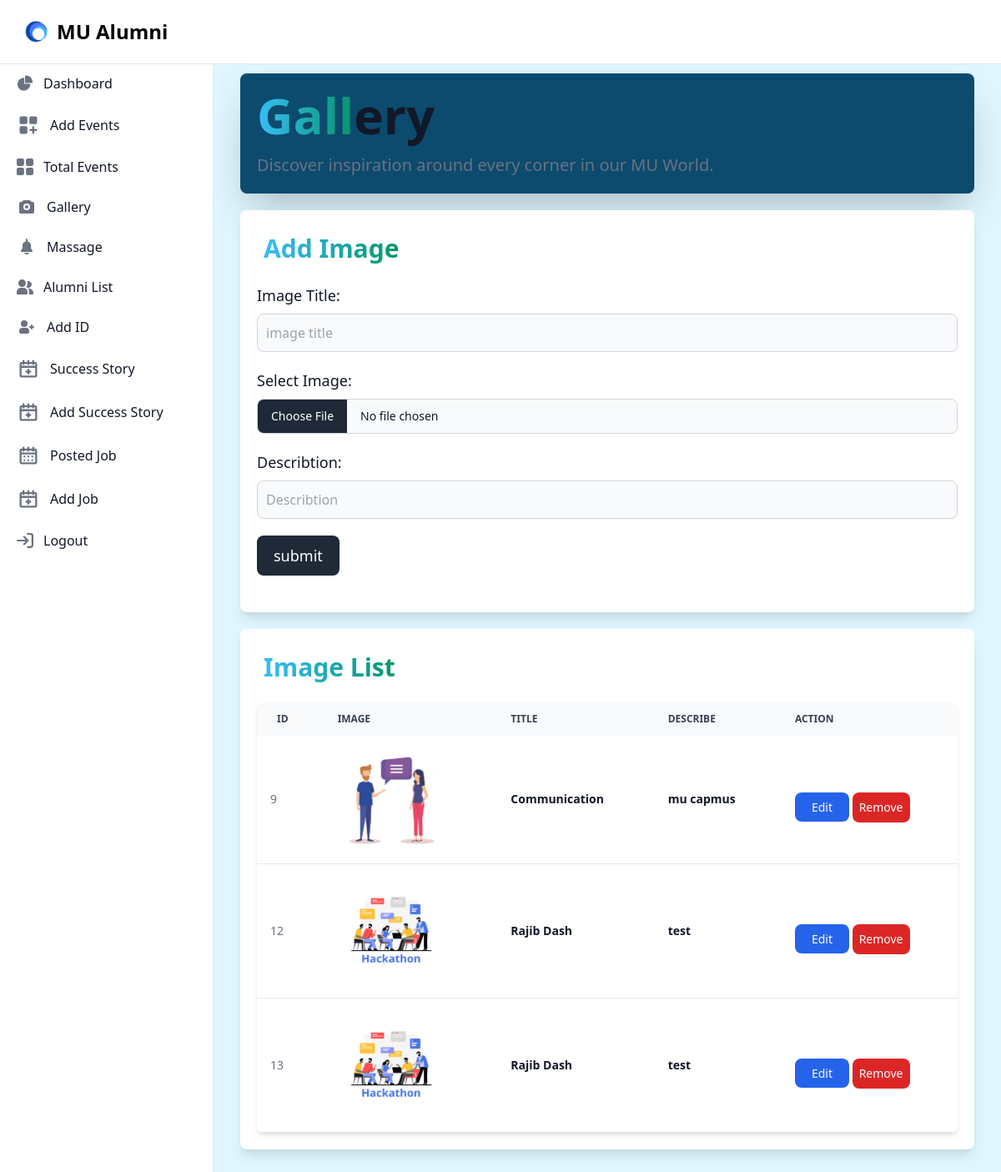
Screenshot of /Admin/gallery.php with the database file from the repository.
### tables this page shows
CREATE TABLE `gallery` (
  `id` int(11) NOT NULL,
  `photo` varchar(255) NOT NULL,
  `title` varchar(255) NOT NULL,
  `des` text NOT NULL
);

### Admin/gallery.php (the view, shortened to what this page needs)
<link rel="stylesheet" href="../css/style.css">
<script src="https://cdn.tailwindcss.com"></script>
    <link rel="stylesheet" href="https://cdnjs.cloudflare.com/ajax/libs/flowbite/2.3.0/flowbite.css" />
<div class="admin">
<?php
require_once("navigation.php");
?>
<?php
require_once("aside.php");
?>
<div class="p-4 sm:ml-64 bg-[#DFF6FF]">
   <div class="p-4  border-gray-200 rounded-lg dark:border-gray-700 mt-14">
     <div class="gallery">
               <div class="title bg-sky-900 mb-5 p-5 rounded-lg shadow-2xl">
                  <h1 class="mb-4 text-3xl font-extrabold text-gray-900 dark:text-white md:text-5xl lg:text-6xl"><span class="text-transparent bg-clip-text bg-gradient-to-r to-emerald-600 from-sky-400">Gall</span>ery</h1>
                  <p class="text-lg font-normal text-gray-500 lg:text-xl dark:text-gray-400">Discover inspiration around every corner in our MU World.</p>
               </div>
        <div class="add-photo">
            <div class="form-section bg-white p-5 mb-5 shadow-lg rounded-lg">
            <h1 class="mb-4 p-2 text-2xl font-extrabold text-gray-900 dark:text-white md:text-3xl lg:text-3xl"><span class="text-transparent bg-clip-text bg-gradient-to-r to-emerald-600 from-sky-400">Add Image</span></h1>
                  <?php
                     require("../config/configer.php");
                     ?>
               <form class="mx-auto flex  flex-wrap" action="gallery.php" method="POST" enctype="multipart/form-data">
                        <label for="title" class="block mb-2 text-lg font-medium text-gray-900 dark:text-black">Image Title: </label>
                        <input type="text" id="title" name="title"  class="rounded-lg bg-gray-50 border border-gray-300 text-gray-900 w-full focus:ring-blue-500 p-2.5" placeholder="image title" requied>
                        <label for="photo" class="block mb-2 mt-5 text-lg font-medium text-gray-900 dark:text-black">Select Image: </label>
                        <input class="block w-full  bg-gray-50 text-sm text-gray-900 border border-gray-300 rounded-lg  cursor-pointer dark:text-gray-400 focus:outline-none " aria-describedby="user_avatar_help" name="image" id="user_avatar" type="file" required>
                        <label for="des" class="block mb-2 mt-5 text-lg font-medium text-gray-900 dark:text-black">Describtion: </label>
                        <input type="text" id="des" name="des"  class="rounded-lg bg-gray-50 border border-gray-300 text-gray-900 w-full focus:ring-blue-500 p-2.5" placeholder="Describtion " required>
                        <input type="submit" value="submit" name="submit" class="mt-5 text-white bg-gray-800 hover:bg-gray-900 focus:outline-none focus:ring-4 focus:ring-gray-300 font-medium rounded-lg text-lg px-5 py-2.5 me-2 mb-2 dark:bg-gray-800 dark:hover:bg-gray-700 dark:focus:ring-gray-700 dark:border-gray-700"></input>
                     </form>
               </div>
               <div class="show-date-section bg-white p-5 rounded-lg shadow-lg">
               <div class="heading">
                  <h1 class="mb-4 p-2 text-2xl font-extrabold text-gray-900 dark:text-white md:text-3xl lg:text-3xl"><span class="text-transparent bg-clip-text bg-gradient-to-r to-emerald-600 from-sky-400">Image List</span></h1>
             </div>
                <div class="relative overflow-x-auto shadow-md sm:rounded-lg">
                   <table class="w-full text-sm text-left rtl:text-right text-gray-500 dark:text-gray-400">
                       <thead class="text-xs text-gray-700 uppercase bg-gray-50 dark:bg-gray-700 dark:text-gray-400">
                    <tr>
                              <th scope="col" class="px-6 py-3">
                                 Id
                              </th>
                              <th scope="col" class="px-6 py-3">
                                 Image
                              </th>
                              <th scope="col" class="px-6 py-3">
                                 Title
                              </th>
                              <th scope="col" class="px-6 py-3">
                                 Describe
                              </th>
                              <th scope="col" class="px-6 py-3">
                           Action
                        </th>
                     </tr>
        </thead>
        <tbody>
          <?php
             $readData = "SELECT * FROM `gallery`";
             $query=mysqli_query($connect,$readData);
             while($data = mysqli_fetch_assoc($query)){
               $id=$data['id'];
               $title=$data['title'];
               $photo=$data['photo'];
               $des=$data['des'];
               ?>
                <tr class="bg-white border-b dark:bg-gray-800 dark:border-gray-700 hover:bg-gray-50 dark:hover:bg-gray-600">
                <td class="p-4">
                    <h2><?php echo $id ?></h2>
                </td>
                <td class="px-6 py-4 font-semibold text-gray-900 dark:text-white">
                <img src="<?php echo "../image/".$photo ?>" class="w-16 md:w-32 max-w-full max-h-full" alt="not found">
                </td>
                <td class="px-6 py-4 font-semibold text-gray-900 dark:text-white">
                     <h1 ><?php echo $title ?></h1>
                </td>
                <td class="px-6 py-4 font-semibold text-gray-900 dark:text-white">
                   <p><?php echo $des ?></p>
                </td>
                <td class="px-6 py-4 ">
                    <a href="#" class=" font-medium bg-blue-600 px-5 py-2 rounded-lg text-white dark:text-white-500 hover:underline">Edit</a>
                    <a href="../php_core/deletePhoto.php?del=<?php echo $id ?>" class="font-medium bg-red-600 mt-5 text-white dark:text-white-600 inline-block p-2 rounded-lg  hover:underline">Remove</a>
                </td>
            </tr>
         <?php
             }
          ?>
        </tbody>
      </table>
     </div>
               </div>
        </div>
     </div>
   </div>
</div>
</div>

### rows the page displays
gallery: id "9", photo (picture), title "Communication", des "mu capmus"
gallery: id "12", photo (picture), title "Rajib Dash", des "test"
gallery: id "13", photo (picture), title "Rajib Dash", des "test"
